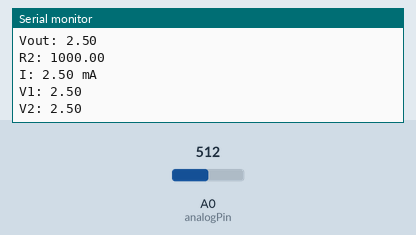
A sketch run on a simulated Arduino Uno, built with avr-gcc and run on an emulated ATmega328P. Shown: the last lines printed to the serial monitor. The inputs (shaded band) are chosen by the test bench; at power-on: A0 (analogPin) = 512.

Above: at 1.8 s.
1.9 s: A0 (analogPin) set to 716
At 2.8 s:
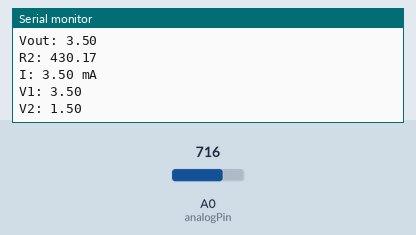
3.4 s: A0 (analogPin) set to 900
At 4.6 s:
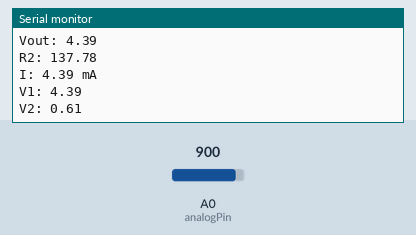
Timing chart, 0 to 6.4 s (numbered marks = the images above; inputs shaded):
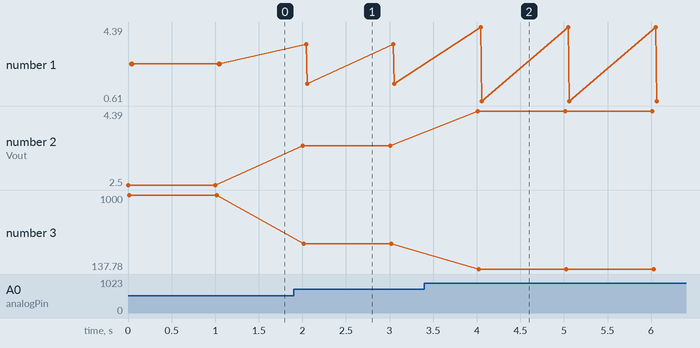

Measured:
- after the input at 1.9 s, the serial monitor: prints a new line after 0.11 s (image 1)
- after the input at 3.4 s, the serial monitor: prints a new line after 0.61 s (image 2)
- plotted number 1: 2.5 → 1.5 after the input at 1.9 s, 1.5 → 0.61 after the input at 3.4 s
- plotted number 2: 2.5 → 3.5 after the input at 1.9 s, 3.5 → 4.39 after the input at 3.4 s
- plotted number 3: 1000 → 430.17 after the input at 1.9 s, 430.17 → 137.78 after the input at 3.4 s

The sketch:

Ohm_Finder.ino
```cpp
int analogPin = 0;
int raw = 0;
float Vin = 5.0;
float V1 = 0;
float V2 = 0;
float I = 0;
float Vout = 0;
float R1 = 1000;
float R2 = 0;
float buffer = 0;

void setup(){
  // initialize serial communication
  // at 9600 bits per second:
  Serial.begin(9600);

}

void loop(){
  raw = analogRead(analogPin);
  if(raw){
    buffer = raw * Vin;
    Vout = (buffer)/1024.0;
    buffer = (Vin/Vout) - 1;
    R2 = R1 * buffer;
    I = (Vin/(R1+R2)) * 1000.0;
    V1 = (Vin/(R1+R2)) * 1000;
    V2 = (Vin/(R1+R2)) * R2;

    Serial.print("Vout: ");
    Serial.println(Vout);
    Serial.print("R2: ");
    Serial.println(R2);
    Serial.print ("I: ");
    Serial.print (I);
    Serial.println (" mA");
    Serial.print("V1: ");
    Serial.println(V1);
    Serial.print("V2: ");
    Serial.println(V2);

  delay(1000);
  }

}
```
